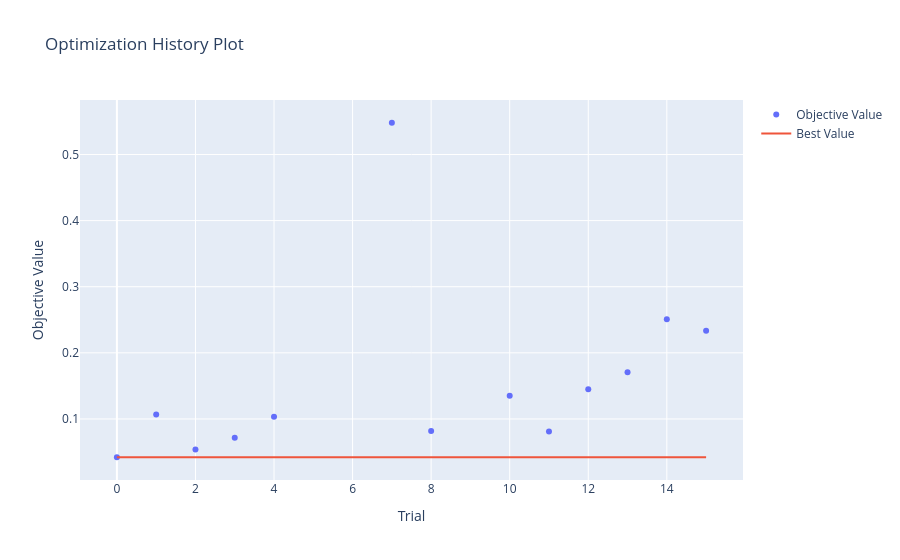

The notebook cell this image was saved under:
### Code cell
optuna.visualization.plot_optimization_history(study)
#optuna.visualization.plot_param_importances(study)

### Figure 1 — Plotly figure (JSON) as saved in the notebook; plotly's stock layout.template omitted (floating-point values rounded to 4 significant figures)
{"data": [{"mode": "markers", "name": "Objective Value", "x": [0, 1, 2, 3, 4, 7, 8, 10, 11, 12, 13, 14, 15], "y": [0.04205, 0.1066, 0.05381, 0.07145, 0.1032, 0.5481, 0.08163, 0.1353, 0.08101, 0.145, 0.1708, 0.2506, 0.2333], "type": "scatter"}, {"mode": "lines", "name": "Best Value", "x": [0, 1, 2, 3, 4, 5, 6, 7, 8, 9, 10, 11, 12, 13, 14, 15], "y": [0.04205, 0.04205, 0.04205, 0.04205, 0.04205, 0.04205, 0.04205, 0.04205, 0.04205, 0.04205, 0.04205, 0.04205, 0.04205, 0.04205, 0.04205, 0.04205], "type": "scatter"}, {"marker": {"color": "#cccccc"}, "mode": "markers", "name": "Infeasible Trial", "showlegend": false, "x": [], "y": [], "type": "scatter"}], "layout": {"title": {"text": "Optimization History Plot"}, "xaxis": {"title": {"text": "Trial"}}, "yaxis": {"title": {"text": "Objective Value"}}}}
